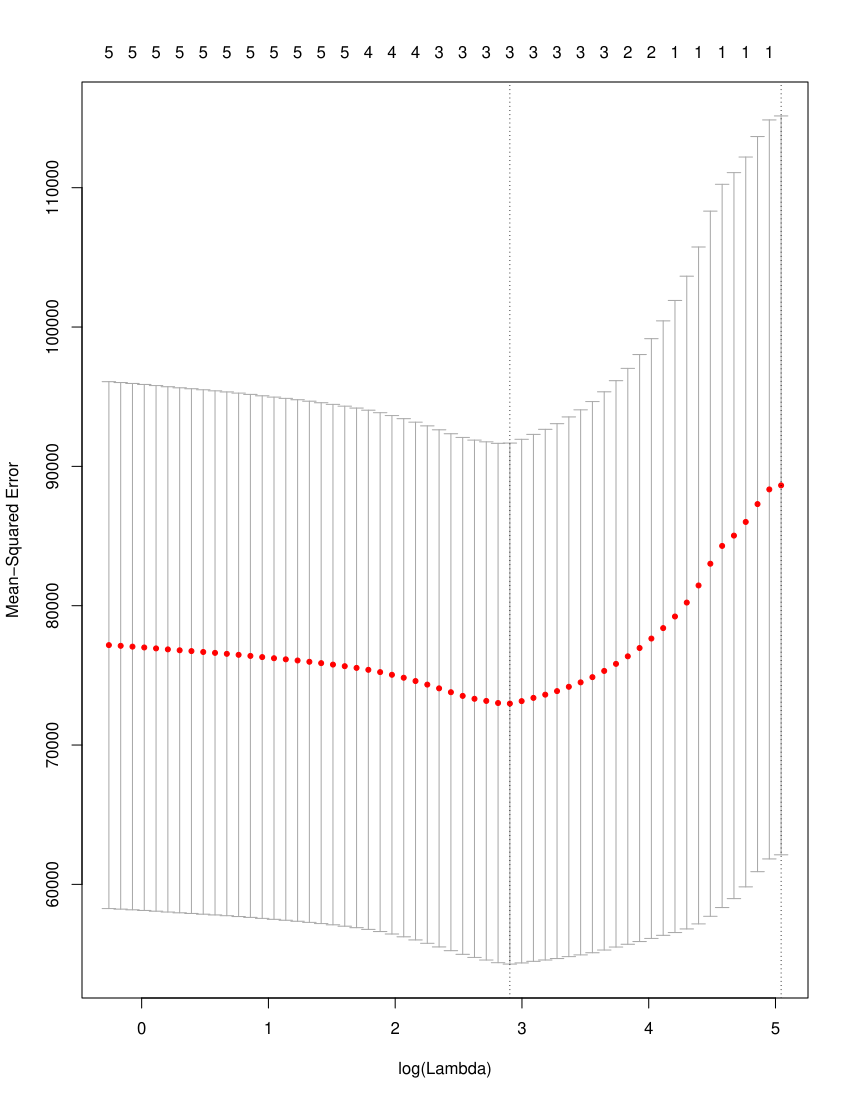

Write R code to recreate this figure.
X=as.matrix(X)
y=as.vector(y)
cv=cv.glmnet(X,y,grouped=F)
plot(cv)
#最上部の0〜5の数字は説明変数の数を表す
